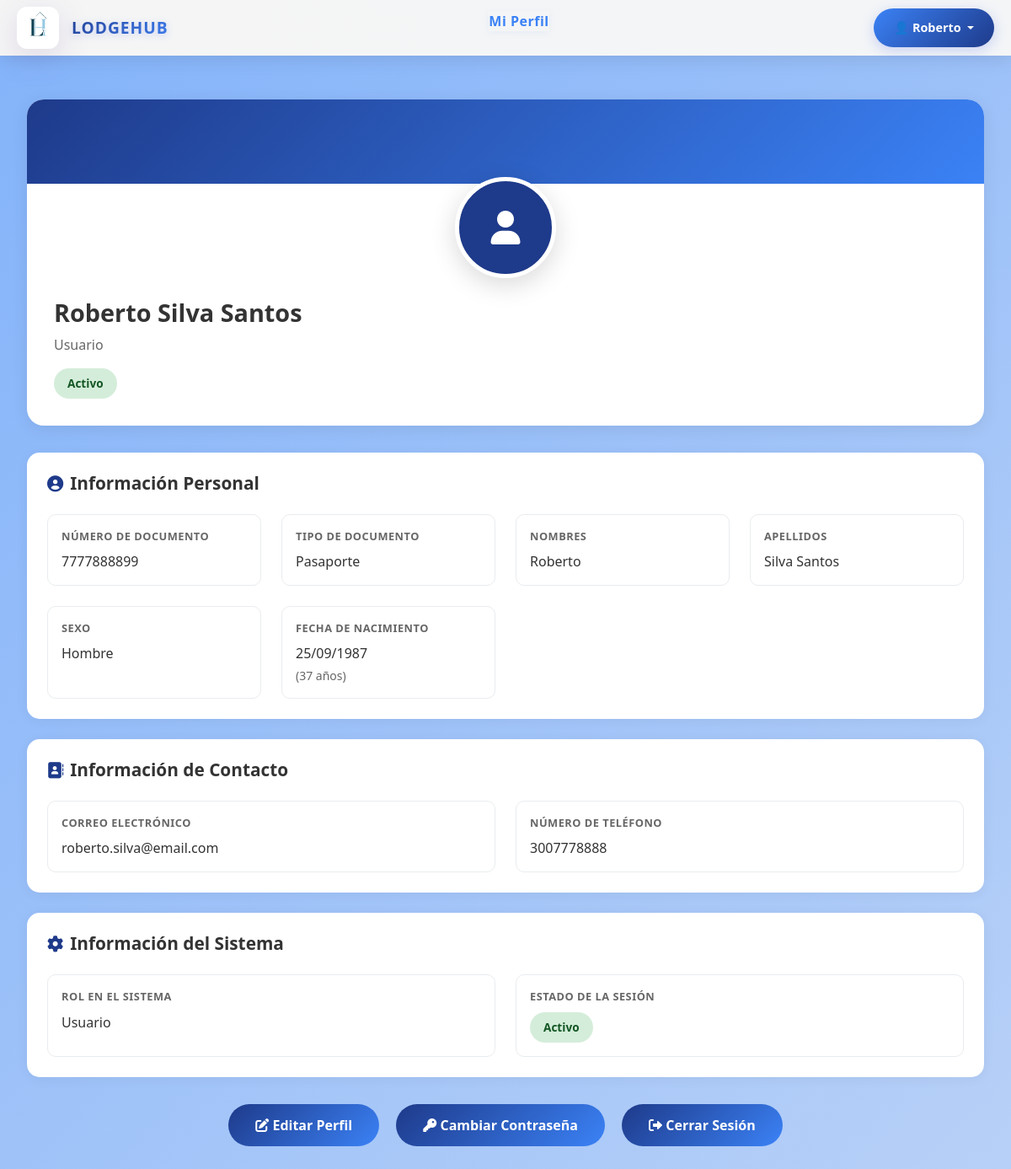
Page /app/views/miPerfilMain.php (signed in) on the committed database.
### tables this page shows
CREATE TABLE IF NOT EXISTS tp_usuarios (
    numDocumento VARCHAR(15) NOT NULL,
    tipoDocumento ENUM ('Cédula de Ciudadanía','Tarjeta de Identidad','Cedula de Extranjeria','Pasaporte','Registro Civil') NOT NULL, 
    nombres VARCHAR(50) NOT NULL,
    apellidos VARCHAR(50) NOT NULL,
    numTelefono VARCHAR(15) NOT NULL,
    correo VARCHAR(255) NOT NULL,
    sexo ENUM ('Hombre','Mujer','Otro','Prefiero no decirlo') NOT NULL,
    fechaNacimiento DATE NOT NULL,
    password VARCHAR(255) NOT NULL,
    foto VARCHAR(255),
    solicitarContraseña ENUM('0','1') DEFAULT '0',
    tokenPassword VARCHAR(100),
    sesionCaducada ENUM('1','0') DEFAULT '1',
    roles ENUM ('Administrador','Colaborador','Usuario') NOT NULL,
    PRIMARY KEY (numDocumento)
);

### app/views/miPerfilMain.php (the view, shortened to what this page needs)
<?php
try {
    $db = conexionDB();
    $stmt = $db->prepare("SELECT * FROM tp_usuarios WHERE numDocumento = ?");
    $stmt->execute([$_SESSION['numDocumento']]);
    $usuario = $stmt->fetch(PDO::FETCH_ASSOC);
} catch (Exception $e) {
    echo "Error al cargar el perfil: " . $e->getMessage();
    exit();
}
function formatearFecha($fecha) {
    return date('d/m/Y', strtotime($fecha));
}
function calcularEdad($fechaNacimiento) {
    $fecha_nacimiento = new DateTime($fechaNacimiento);
    $hoy = new DateTime();
    $edad = $hoy->diff($fecha_nacimiento);
    return $edad->y;
}
?>
<!DOCTYPE html>
<html lang="es">
<head>
    <link rel="stylesheet" href="../../public/assets/css/stylesMiPerfil.css">
    <link rel="stylesheet" href="../../public/assets/css/stylesNavUsuario.css">
    <link href="https://cdn.jsdelivr.net/npm/bootstrap@5.3.0/dist/css/bootstrap.min.css" rel="stylesheet">
    <link href="https://cdnjs.cloudflare.com/ajax/libs/font-awesome/6.0.0/css/all.min.css" rel="stylesheet">
</head>
    <?php
        include "layouts/navusuario.php";
    ?>
<body>
    <div class="main-content">
        <div class="content-wrapper">
            <div class="profile-header">
                <div class="profile-content">
                    <div class="profile-avatar-container">
                        <div class="profile-avatar">
                            <?php if (!empty($usuario['foto']) && file_exists($usuario['foto'])): ?>
                                <img src="<?php echo htmlspecialchars($usuario['foto']); ?>" alt="Foto de perfil">
                            <?php else: ?>
                                <i class="fas fa-user"></i>
                            <?php endif; ?>
                        </div>
                    </div>
                    <h1 class="profile-name">
                        <?php echo htmlspecialchars($usuario['nombres'] . ' ' . $usuario['apellidos']); ?>
                    </h1>
                    <p class="profile-role">
                        <?php echo htmlspecialchars($usuario['roles']); ?>
                    </p>
                    <span class="profile-status <?php echo ($usuario['sesionCaducada'] == '1' || $usuario['sesionCaducada'] == 1) ? 'status-active' : 'status-inactive'; ?>">
                        <?php echo ($usuario['sesionCaducada'] == '1' || $usuario['sesionCaducada'] == 1) ? 'Activo' : 'Inactivo'; ?>
                    </span>
                </div>
            </div>
            <div class="profile-section">
                <h2 class="section-title">
                    <i class="fas fa-user-circle"></i>
                    Información Personal
                </h2>
                <div class="info-grid">
                    <div class="info-item">
                        <div class="info-label">Número de Documento</div>
                        <div class="info-value"><?php echo htmlspecialchars($usuario['numDocumento']); ?></div>
                    </div>
                    <div class="info-item">
                        <div class="info-label">Tipo de Documento</div>
                        <div class="info-value"><?php echo htmlspecialchars($usuario['tipoDocumento']); ?></div>
                    </div>
                    <div class="info-item">
                        <div class="info-label">Nombres</div>
                        <div class="info-value"><?php echo htmlspecialchars($usuario['nombres']); ?></div>
                    </div>
                    <div class="info-item">
                        <div class="info-label">Apellidos</div>
                        <div class="info-value"><?php echo htmlspecialchars($usuario['apellidos']); ?></div>
                    </div>
                    <div class="info-item">
                        <div class="info-label">Sexo</div>
                        <div class="info-value"><?php echo htmlspecialchars($usuario['sexo']); ?></div>
                    </div>
                    <div class="info-item">
                        <div class="info-label">Fecha de Nacimiento</div>
                        <div class="info-value">
                            <?php echo formatearFecha($usuario['fechaNacimiento']); ?>
                            <small style="color: #666; display: block; margin-top: 4px;">
                                (<?php echo calcularEdad($usuario['fechaNacimiento']); ?> años)
                            </small>
                        </div>
                    </div>
                </div>
            </div>
            <div class="profile-section">
                <h2 class="section-title">
                    <i class="fas fa-address-book"></i>
                    Información de Contacto
                </h2>
                <div class="info-grid">
                    <div class="info-item">
                        <div class="info-label">Correo Electrónico</div>
                        <div class="info-value"><?php echo htmlspecialchars($usuario['correo']); ?></div>
                    </div>
                    <div class="info-item">
                        <div class="info-label">Número de Teléfono</div>
                        <div class="info-value"><?php echo htmlspecialchars($usuario['numTelefono']); ?></div>
                    </div>
                </div>
            </div>
            <div class="profile-section">
                <h2 class="section-title">
                    <i class="fas fa-cog"></i>
                    Información del Sistema
                </h2>
                <div class="info-grid">
                    <div class="info-item">
                        <div class="info-label">Rol en el Sistema</div>
                        <div class="info-value"><?php echo htmlspecialchars($usuario['roles']); ?></div>
                    </div>
                    <div class="info-item">
                        <div class="info-label">Estado de la Sesión</div>
                        <div class="info-value">
                            <span class="profile-status <?php echo ($usuario['sesionCaducada'] == '1' || $usuario['sesionCaducada'] == 1) ? 'status-active' : 'status-inactive'; ?>">
                                <?php echo ($usuario['sesionCaducada'] == '1' || $usuario['sesionCaducada'] == 1) ? 'Activo' : 'Inactivo'; ?>
                            </span>
                        </div>
                    </div>
                </div>
            </div>
            <div class="actions">
                <a href="editarPerfilMain.php" class="btn-edit-profile">
                    <i class="fas fa-edit"></i> Editar Perfil
                </a>
                <a href="contraseña.php" class="btn-change-password">
                    <i class="fas fa-key"></i> Cambiar Contraseña
                </a>
                <a href="cerrarSesion.php" class="btn-change-password">
                    <i class="fas fa-sign-out-alt"></i> Cerrar Sesión
                </a>
            </div>
        </div>
    </div>
</body>
</html>

### public/assets/css/stylesMiPerfil.css (style rules this page uses)
:root { --primary-color: #1e3a8a; --primary-dark: #3b82f6; --sidebar-width: 280px; --navbar-height: 70px; }
* { padding: 0; box-sizing: border-box; }
body { font-family: 'Segoe UI', Tahoma, Geneva, Verdana, sans-serif; background: linear-gradient(135deg, #83b3fa 0%, #b7d0f7 100%) !important; margin: 0; }
.main-content { margin-top: 20px !important; margin-left: 0; transition: margin-left 0.3s ease; min-height: calc(100vh - var(--navbar-height)); }
.content-wrapper { padding: 2rem; max-width: 1200px; margin: 0 auto; }
.profile-header { background: white; border-radius: 20px; padding: 2rem; margin-bottom: 2rem; box-shadow: 0 4px 20px rgba(0, 0, 0, 0.08); position: relative; overflow: hidden; }
.profile-header::before { content: ''; position: absolute; top: 0; left: 0; right: 0; height: 100px; background: linear-gradient(135deg, var(--primary-color), var(--primary-dark)); z-index: 1; }
.profile-content { position: relative; z-index: 2; padding-top: 60px; }
.profile-avatar-container { text-align: center; margin-bottom: 1.5rem; }
.profile-avatar { width: 120px; height: 120px; border-radius: 50%; border: 5px solid white; box-shadow: 0 8px 30px rgba(0, 0, 0, 0.15); object-fit: cover; background: var(--primary-color); display: flex; align-items: center; justify-content: center; font-size: 2.5rem; font-weight: bold; color: white; margin: 0 auto; position: relative; overflow: hidden; }
.profile-name { font-size: 1.8rem; font-weight: 700; color: #333; margin-bottom: 0.5rem; }
.profile-role { font-size: 1rem; color: #666; margin-bottom: 1rem; }
.profile-status { display: inline-block; padding: 0.5rem 1rem; border-radius: 25px; font-size: 0.85rem; font-weight: 600; }
.status-active { background: #d4edda; color: #155724; }
.profile-section { background: white; border-radius: 15px; padding: 1.5rem; margin-bottom: 1.5rem; box-shadow: 0 2px 15px rgba(0, 0, 0, 0.05); }
.section-title { font-size: 1.3rem; font-weight: 600; color: #333; margin-bottom: 1.5rem; display: flex; align-items: center; gap: 0.5rem; }
.section-title i { color: var(--primary-color); font-size: 1.2rem; }
.info-grid { display: grid; grid-template-columns: repeat(auto-fit, minmax(250px, 1fr)); gap: 1.5rem; }
.info-item { border: 1px solid #e9ecef; border-radius: 10px; padding: 1rem; transition: all 0.3s ease; }
.info-label { font-size: 0.8rem; font-weight: 600; color: #666; text-transform: uppercase; letter-spacing: 0.5px; margin-bottom: 0.5rem; }
.info-value { font-size: 1rem; color: #333; font-weight: 500; }
.actions { text-align: center; margin-top: 2rem; }
.btn-edit-profile { background: linear-gradient(135deg, #1e3a8a 0%, #3b82f6 100%); border: none; color: white; padding: 0.8rem 2rem; border-radius: 25px; font-weight: 600; transition: all 0.3s ease; text-decoration: none; display: inline-block; margin: 0 0.5rem; }
.btn-change-password { background: linear-gradient(135deg, #1e3a8a 0%, #3b82f6 100%); border: none; color: white; padding: 0.8rem 2rem; border-radius: 25px; font-weight: 600; transition: all 0.3s ease; text-decoration: none; display: inline-block; margin: 0 0.5rem; }

### rows in the picture
tp_usuarios: nombres+apellidos "Roberto Silva Santos", roles "Usuario", numDocumento "7777888899", tipoDocumento "Pasaporte", nombres "Roberto", apellidos "Silva Santos", sexo "Hombre", fechaNacimiento "25/09/1987", fechaNacimiento "37", correo "roberto.silva@email.com", numTelefono "3007778888"

### other values in the picture
$paginaActual "Mi Perfil"
$_SESSION['nombres'] "Roberto"
